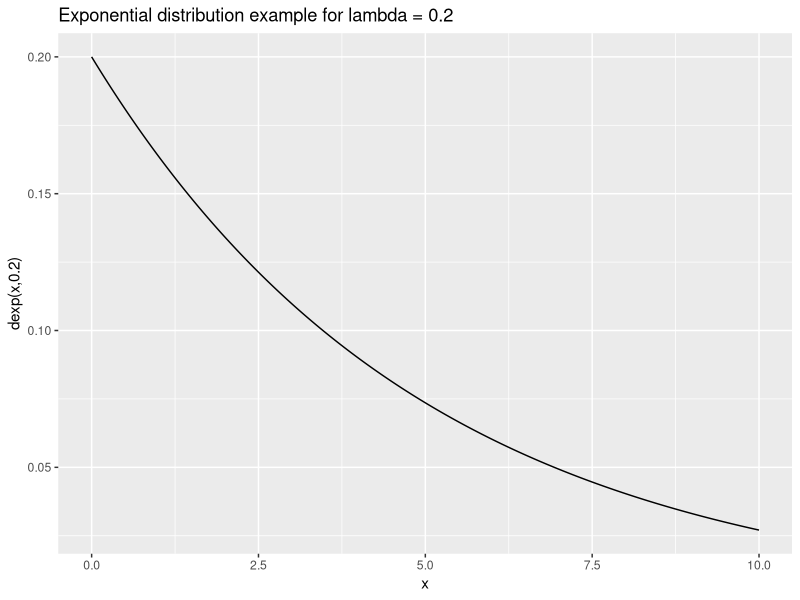

Here is the R script that generated this plot:
## ---- chunk 1
# Show a demo of the exponential distribution
library(ggplot2)
x <- seq(0.0,10.0,0.01)
qplot(x,dexp(x,0.2),geom="line",xlab="x", ylab="dexp(x,0.2)",main="Exponential distribution example for lambda = 0.2")
## ---- chunk 2
# Initialize parameters
set.seed(7355608)
nosims <- 1000
n <- 40
lambda <- 0.2
mean_theorical <- 1/lambda
sd_theorical <- 1/lambda

# Simulation
means_simulated <- NULL
for (i in 1: nosims) {
        means_simulated <- c(means_simulated, mean(rexp(n, lambda)))
}
## ---- chunk 3
sessionInfo()
